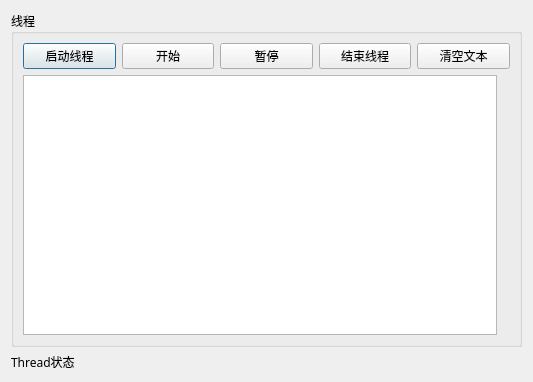
<?xml version="1.0" encoding="UTF-8"?>
<ui version="4.0">
 <class>Dialog</class>
 <widget class="QDialog" name="Dialog">
  <property name="geometry">
   <rect>
    <x>0</x>
    <y>0</y>
    <width>533</width>
    <height>382</height>
   </rect>
  </property>
  <property name="windowTitle">
   <string>Dialog</string>
  </property>
  <layout class="QVBoxLayout" name="verticalLayout_2">
   <item>
    <widget class="QGroupBox" name="groupBox">
     <property name="font">
      <font>
       <family>微软雅黑</family>
      </font>
     </property>
     <property name="title">
      <string>线程</string>
     </property>
     <layout class="QVBoxLayout" name="verticalLayout">
      <item>
       <layout class="QHBoxLayout" name="horizontalLayout">
        <item>
         <widget class="QPushButton" name="btnStartThread">
          <property name="text">
           <string>启动线程</string>
          </property>
         </widget>
        </item>
        <item>
         <widget class="QPushButton" name="btnDiceBegin">
          <property name="text">
           <string>开始</string>
          </property>
         </widget>
        </item>
        <item>
         <widget class="QPushButton" name="btnDiceEnd">
          <property name="text">
           <string>暂停</string>
          </property>
         </widget>
        </item>
        <item>
         <widget class="QPushButton" name="btnStopThread">
          <property name="text">
           <string>结束线程</string>
          </property>
         </widget>
        </item>
        <item>
         <widget class="QPushButton" name="btnClear">
          <property name="text">
           <string>清空文本</string>
          </property>
         </widget>
        </item>
       </layout>
      </item>
      <item>
       <layout class="QHBoxLayout" name="horizontalLayout_2">
        <item>
         <widget class="QPlainTextEdit" name="plainTextEdit"/>
        </item>
        <item>
         <widget class="QLabel" name="LabPic">
          <property name="text">
           <string/>
          </property>
          <property name="pixmap">
           <pixmap resource="res.qrc">:/dice/images/d0.jpg</pixmap>
          </property>
          <property name="alignment">
           <set>Qt::AlignCenter</set>
          </property>
         </widget>
        </item>
       </layout>
      </item>
     </layout>
    </widget>
   </item>
   <item>
    <widget class="QLabel" name="LabA">
     <property name="font">
      <font>
       <family>微软雅黑</family>
      </font>
     </property>
     <property name="text">
      <string>Thread状态</string>
     </property>
    </widget>
   </item>
  </layout>
 </widget>
 <resources>
  <include location="res.qrc"/>
 </resources>
 <connections/>
</ui>
